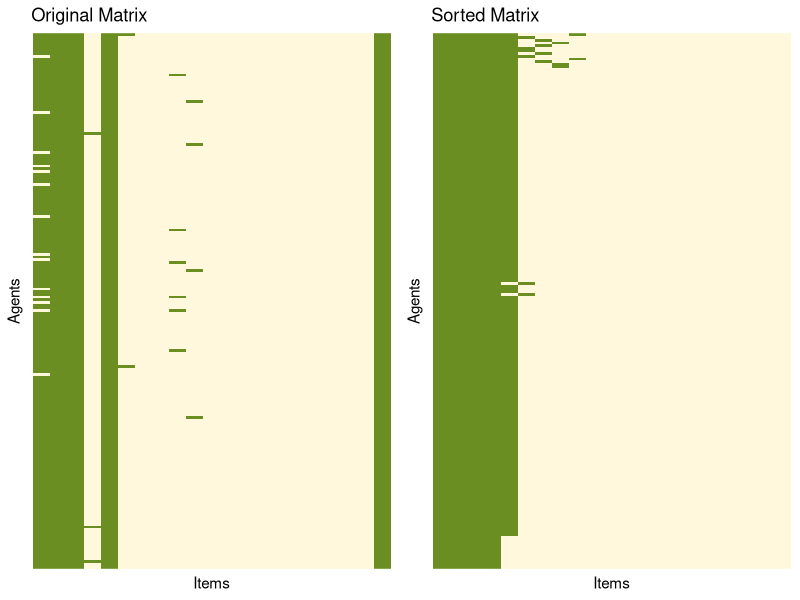
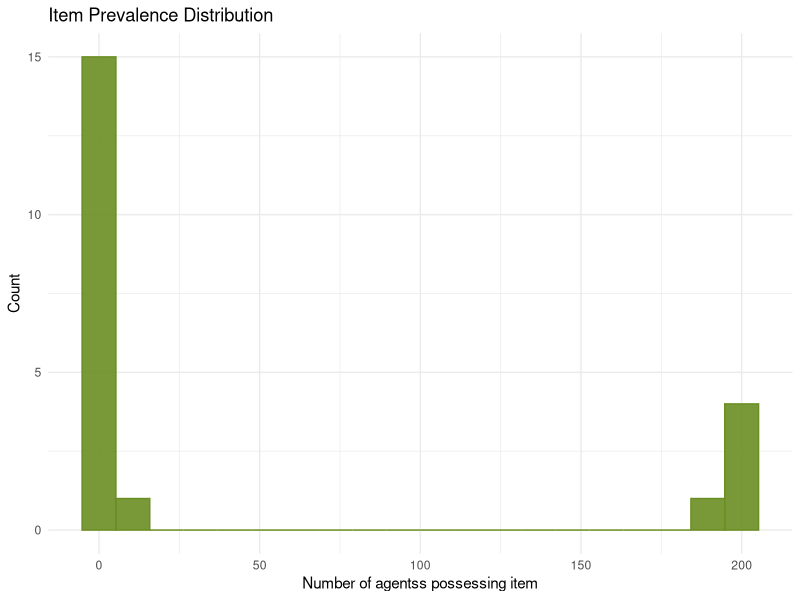
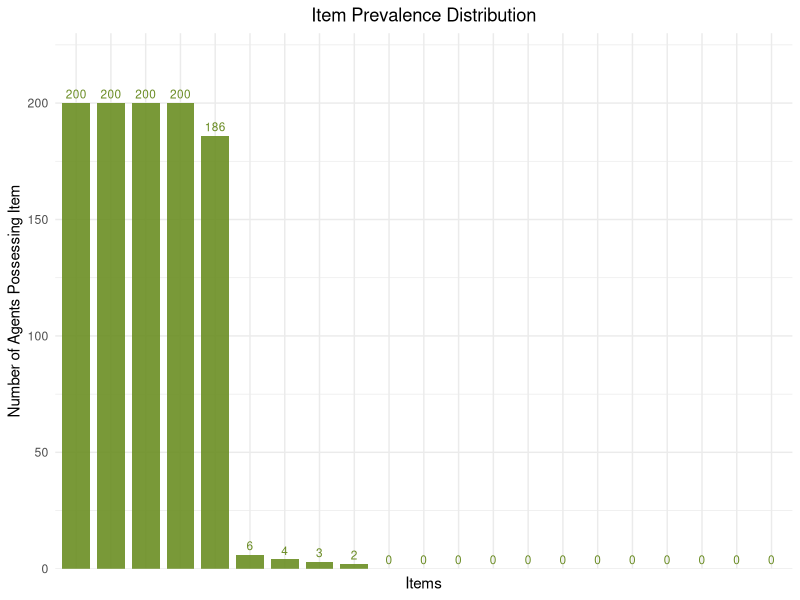
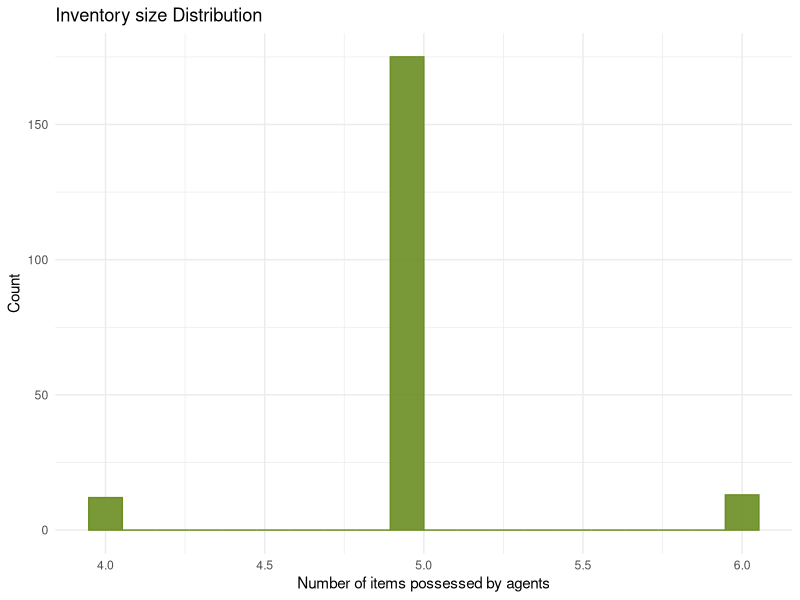
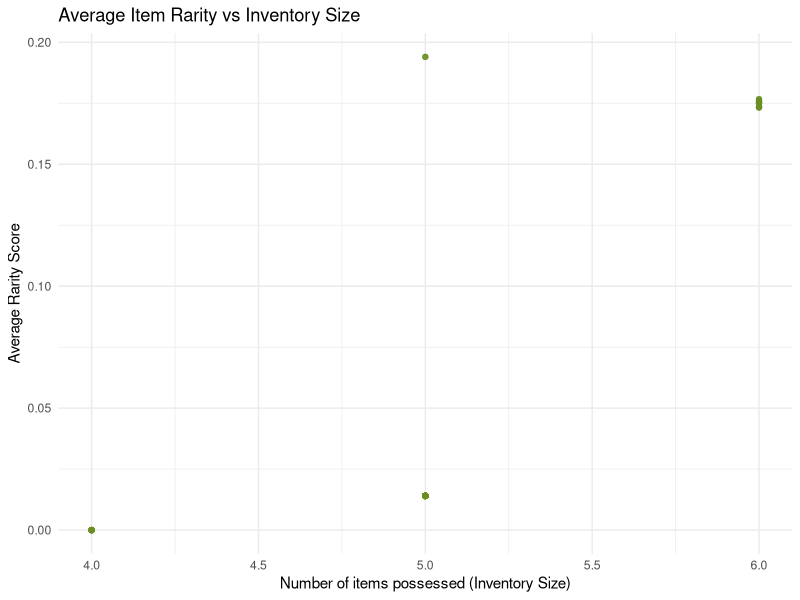
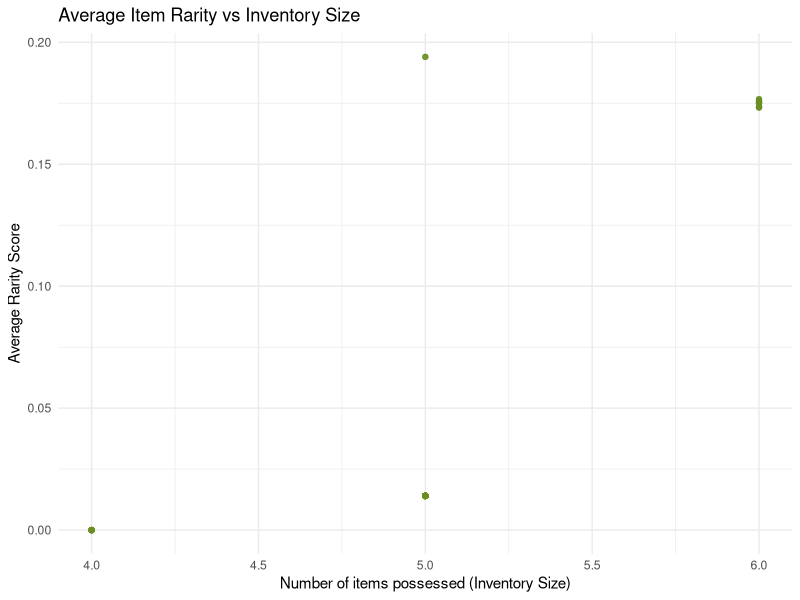
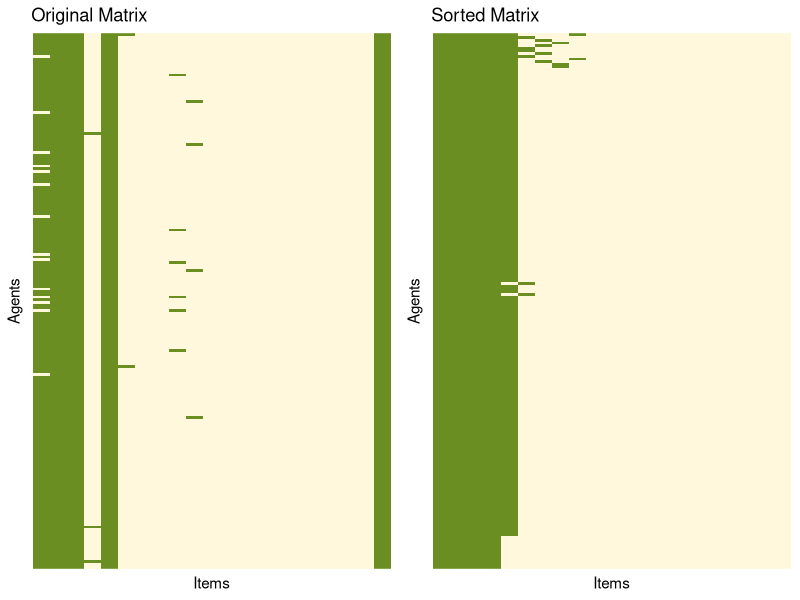
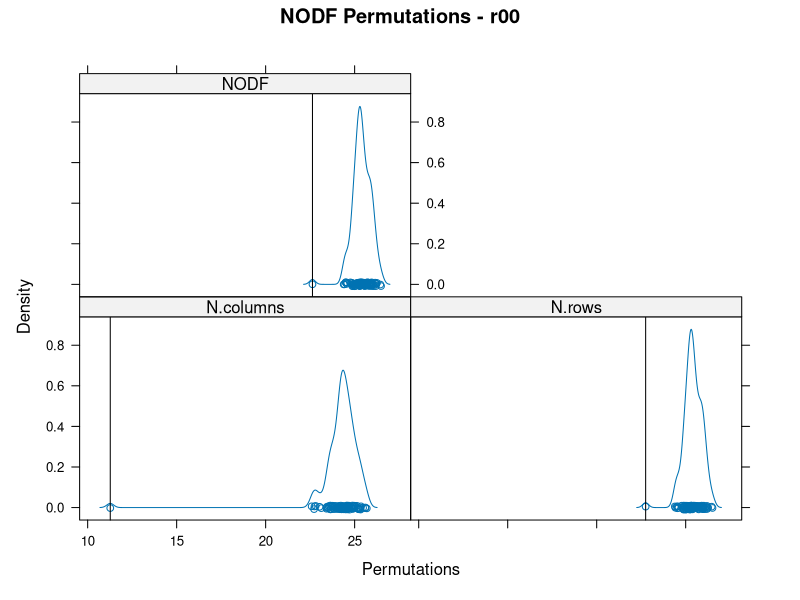

Generate these figures, in order, with R: (Note: a time limit stopped this script after it produced the figures.)

# ====== Cultural Evolution ======


## Library import ====

library(dplyr)
library(gridExtra)
library(ggplot2)
library(reshape2)

library(vegan)
library(permute)
library(lattice)


## Set parameters ====

num_agents <- 200
num_items <- 20
num_generations <- 20
burn_in <- 0 # between 0 and num_generations

transmission_rate <- 0.6 # between 0 and 1
mutation_rate <- 0.001 # between 0 and 1, has to be very low

set_quota <- FALSE
quota_mean <- 14 # between 0 and num_items

set_appeal <- FALSE # appeal_mean is now directly written in the code
set_gateway <- TRUE
gateway_threshold <- 0.5 # between 0 and 1


## Cultural evolution simulation ====

### Initialize binary matrix ----
if(set_gateway) {
  binary_matrix <- matrix(0, nrow = num_agents, ncol = num_items+1,
                        dimnames = list(paste0("agent_", 1:num_agents),
                                        c(paste0("item_", 1:num_items), "item_0")))
  binary_matrix[, "item_0"] <- 1
  
} else {
  binary_matrix <- matrix(0, nrow = num_agents, ncol = num_items,
                          dimnames = list(paste0("agent_", 1:num_agents),
                                          paste0("item_", 1:num_items)))
}

### Assign quotas if enabled ----
if(set_quota) {
  std_dev_q <- quota_mean/2
  quotas <- rnorm(num_agents, mean = quota_mean, sd = std_dev_q)
  quotas <- pmin(pmax(round(quotas), 1), num_items)
  names(quotas) <- paste0("agent_", 1:num_agents)
}

### Initialize appeal scores if enabled ----
if(set_appeal) {
  # Generate scores with normal distribution and clamp to (0,1)
  appeal_scores <- rnorm(num_items, mean = 0.5, sd = 0.2)
  appeal_scores <- pmax(pmin(appeal_scores, 0.99), 0.01)
  names(appeal_scores) <- paste0("item_", 1:num_items)
}


### Burn-in period (mutations only) ----
for(gen in 1:burn_in) {
  
  # Mutation process
  for(agent in 1:num_agents) {
    for(item in 1:num_items) {
      if (runif(1) < mutation_rate){
        if (binary_matrix[agent, item]==0){
          
          # Mutation with gateway
          if (set_gateway) {
            prev_sum <- sum(binary_matrix[agent, 1:(item-1)]) + 1
            num_prev <- item - 1
            # Apply gateway threshold
            if(num_prev == 0 || prev_sum >= (gateway_threshold * num_prev)) {
              binary_matrix[agent, item] <- 1
            }
          } else {
            binary_matrix[agent, item] <- 1
          }
        } else {
          binary_matrix[agent, item] <- 0
        } } } } }


### Main simulation loop ----
for(gen in (burn_in + 1):num_generations) {
  
  # Mutation process
  for(agent in 1:num_agents) {
    for(item in 1:num_items) {
      if (runif(1) < mutation_rate){
        if (binary_matrix[agent, item]==0){
          
          # Mutation with gateway
          if (set_gateway) {
            prev_sum <- sum(binary_matrix[agent, 1:(item-1)]) + 1
            num_prev <- item - 1
            # Apply gateway threshold
            if(prev_sum >= (gateway_threshold * num_prev)) {
              binary_matrix[agent, item] <- 1
            }
          } else {
            binary_matrix[agent, item] <- 1
          }
        } else {
          binary_matrix[agent, item] <- 0
        } } } }
  
  ### Pairwise interactions ----
  num_pairs <- ceiling(transmission_rate * num_agents^2)
  shuffled_agents <- sample(rownames(binary_matrix))
  
  for(pair in 1:floor(length(shuffled_agents)/2)) {
    agent_A <- shuffled_agents[2*pair - 1]
    agent_B <- shuffled_agents[2*pair]

    # Skip invalid pairs
    if (any(is.na(c(agent_A, agent_B)))) next
       if(identical(agent_A, agent_B)) {
         next
       }
       if (all(binary_matrix[agent_A, ] == 0) && all(binary_matrix[agent_B, ] == 0)) {
         next
       }
       if (identical(binary_matrix[agent_A, ], binary_matrix[agent_B, ])) {
         next
       }
    
    # Find unique items
    items_A <- which(binary_matrix[agent_A, ] == 1 & binary_matrix[agent_B, ] == 0)
    items_B <- which(binary_matrix[agent_B, ] == 1 & binary_matrix[agent_A, ] == 0)


    # Determine transmission direction
    if(length(items_A) > 0 && length(items_B) == 0) {
      giver <- agent_A
      receiver <- agent_B
      items_to_transmit <- items_A
    } else if(length(items_B) > 0 && length(items_A) == 0) {
      giver <- agent_B
      receiver <- agent_A
      items_to_transmit <- items_B
    } else if(length(items_A) > 0 && length(items_B) > 0) {
      if(runif(1) < 0.5) {
        giver <- agent_A
        receiver <- agent_B
        items_to_transmit <- items_A
      } else {
        giver <- agent_B
        receiver <- agent_A
        items_to_transmit <- items_B
      }
    } else {
      next
    }

    ### Perform transmission ----
    # if there is only one item 
    if (length(items_to_transmit) == 1) {
      transmitted_item <- items_to_transmit[1]
      
    # Take appeal into account if enabled
    } else if(set_appeal) {
      # Get appeal weights
      item_weights <- appeal_scores[names(items_to_transmit)]
      # Normalize weights so that it sums to 1
      item_weights <- item_weights/sum(item_weights)
      transmitted_item <- sample(items_to_transmit, 1, prob = item_weights)
    } else {
      transmitted_item <- sample(items_to_transmit, 1)
    }

    allow_transmition <- TRUE
    
    # Gateway check before transmission
    if (set_gateway) {
      allow_transmition <- FALSE
      item_index <- which(colnames(binary_matrix) == paste0("item_", transmitted_item))
      previous_sum <- sum(binary_matrix[receiver, 1:(item_index-1)]) + 1
      num_prev_items <- item_index - 1
      if(previous_sum >= (gateway_threshold * num_prev_items)) {
        allow_transmition <- TRUE }
    }

    if (allow_transmition){
      binary_matrix[receiver, transmitted_item] <- 1
    }
    
    
    ### Enforce quotas ----
    if(set_quota) {
      for(agent in c(agent_A, agent_B)) {
        current_items <- which(binary_matrix[agent, ] == 1)
        quota_limit <- quotas[[agent]]
        
        while(length(current_items) > quota_limit) {
          if(length(current_items) == 1) {  # Directly drop the only item
            dropped <- current_items[1]
          } else if(set_appeal) {
            drop_weights <- 1 - appeal_scores[names(current_items)]
            drop_weights <- drop_weights/sum(drop_weights)
            dropped <- sample(current_items, 1, prob = drop_weights)
          } else {
            dropped <- sample(current_items, 1)
          }
          binary_matrix[agent, dropped] <- 0
          current_items <- which(binary_matrix[agent, ] == 1)
        } } } }
}


## Calculate final results ####
item_prevalence <- colSums(binary_matrix)
inventory_size <- rowSums(binary_matrix)
binary_matrix_df <- as.data.frame(binary_matrix)
colnames(binary_matrix_df) <- paste0("Item_", 1:num_items)
rownames(binary_matrix_df) <- paste0("Agent_", 1:num_agents)


## Plotting Matrix ####

# Sorting function implementation
sort_matrix <- function(M, iter) {
  for(i in 1:iter) {
    M <- M[, order(colSums(M), decreasing = TRUE)]
    M <- M[order(rowSums(M)), ]
  }
  return(M)
}

# Matrix plotting function
plot_matrix <- function(matrix_data, title) {

  df <- reshape2::melt(matrix_data)
  colnames(df) <- c("Agent", "CulturalItem", "Value")  # Renamed to avoid conflict
  # Convert to factors with proper ordering
  df$Agent <- factor(df$Agent, levels = rownames(matrix_data))  # Invert levels for y-axis
  df$CulturalItem <- factor(df$CulturalItem, levels = colnames(matrix_data))
  
  # Plot with inverted y-axis
  ggplot(df, aes(x = CulturalItem, y = Agent, fill = factor(Value))) +
    geom_tile() +
    scale_fill_manual(values = c("0" = "cornsilk", "1" = "olivedrab")) +
    theme_minimal() +
    labs(title = title, x = "Items", y = "Agents") +
    theme(axis.text.x = element_blank(),
          axis.text.y = element_blank(),
          axis.ticks = element_blank(),
          panel.grid = element_blank(),
          legend.position = "none")
}

# Generate and plot matrices
ordered_matrix <- sort_matrix(binary_matrix, 50)
p1 <- plot_matrix(binary_matrix, "Original Matrix")
p2 <- plot_matrix(ordered_matrix, "Sorted Matrix")
grid.arrange(p1, p2, ncol = 2)


## Plot rarity, prevalence, frequency ####

### 1. Item Prevalence Distribution ----
prevalence_plot <- ggplot(data.frame(Prevalence = item_prevalence), 
                          aes(x = Prevalence)) +
  geom_histogram(fill = "olivedrab", color = "olivedrab",
                 alpha = 0.9, bins = 20) +
  labs(title = "Item Prevalence Distribution",
       x = "Number of agentss possessing item",
       y = "Count") +
  theme_minimal()
prevalence_plot


### 1. bis. Item prevalence ----
# Create a data frame with item IDs and their prevalence
item_data <- data.frame(
  Item = factor(1:length(item_prevalence)),  # Convert to factor for discrete axis
  Prevalence = item_prevalence)

prevalence_barplot <- ggplot(item_data, 
                             aes(x = reorder(Item, -Prevalence), 
                                 y = Prevalence)) +
  geom_bar(stat = "identity", fill = "olivedrab", 
           alpha = 0.9, width = 0.8) +
  # Add text labels at the top of bars
  geom_text(aes(label = Prevalence), vjust = -0.5, 
            color = "olivedrab4", size = 3) +
  labs(title = "Item Prevalence Distribution",
       x = "Items",
       y = "Number of Agents Possessing Item") +
  theme_minimal() +
  theme(axis.text.x = element_blank(),  # Remove x-axis text
        plot.title = element_text(hjust = 0.5)) +
  scale_y_continuous(expand = expansion(mult = c(0, 0.15)))  # Add space for top labels
prevalence_barplot


### 2. Inventory size Distribution ----
inventory_plot <- ggplot(data.frame(Inventory = inventory_size), 
                         aes(x = Inventory)) +
  geom_histogram(fill = "olivedrab", color = "olivedrab", 
                 alpha = 0.9, bins = 20) +
  labs(title = "Inventory size Distribution",
       x = "Number of items possessed by agents",
       y = "Count") +
  theme_minimal()
inventory_plot


### 3. Average Rarity vs Inventory Size ----
# Calculate item rarity (inverse of prevalence normalized)
item_rarity <- 1 - (item_prevalence/max(item_prevalence))

# Calculate agent-level metrics
agent_stats <- data.frame(
  Agent = rownames(binary_matrix),
  InventorySize = rowSums(binary_matrix),
  AvgRarity = apply(binary_matrix, 1, function(x) {
    mean(item_rarity[which(x == 1)])
  }))

# Rarity plot
rarity_plot <- ggplot(agent_stats, aes(x = InventorySize, y = AvgRarity)) +
  geom_point(color = "olivedrab", alpha = 0.7) +
  geom_smooth(method = "loess", color = "olivedrab", se = FALSE) +
  labs(title = "Average Item Rarity vs Inventory Size",
       x = "Number of items possessed (Inventory Size)",
       y = "Average Rarity Score") +
  theme_minimal()
rarity_plot

### 4. Newest plot ####
data

rarity_plot <- ggplot(agent_stats, aes(x = InventorySize, y = AvgRarity)) +
  geom_point(color = "olivedrab", alpha = 0.7) +
  geom_smooth(method = "loess", color = "olivedrab", se = FALSE) +
  labs(title = "Average Item Rarity vs Inventory Size",
       x = "Number of items possessed (Inventory Size)",
       y = "Average Rarity Score") +
  theme_minimal()
rarity_plot


### Save plots ----
# Create plot directory with timestamp
plot_dir <- paste0("plots_", format(Sys.time(), "%Y-%m-%d_%H-%M-%S"))
dir.create(plot_dir)

#Save all above plots
combined_plot <- grid.arrange(p1, p2, ncol = 2)
ggsave(file.path(plot_dir, "00_matrices.png"), 
       combined_plot, width = 12, height = 8, dpi = 300)
ggsave(file.path(plot_dir, "03_item_prevalence_bars.png"), 
       prevalence_barplot, width = 8, height = 6)
ggsave(file.path(plot_dir, "04_item_prevalence.png"), 
       prevalence_plot, width = 8, height = 6)
ggsave(file.path(plot_dir, "05_inventory_plot.png"), 
       inventory_plot, width = 8, height = 6)
ggsave(file.path(plot_dir, "06_rarity_vs_inventory.png"), 
       rarity_plot, width = 8, height = 6)


## Nestedness tests ####

### NODF ----
# r00
out_nodf_r00 <- oecosimu(binary_matrix, nestednodf, "r00", alt = "greater")
print(out_nodf_r00)
densityplot(permustats(out_nodf_r00), main = "NODF Permutations - r00")

png(file.path(plot_dir, paste0("01_NODF_r00.png")), width = 800, height = 600)
print(densityplot(permustats(out_nodf_r00), main = "NODF Permutations - r00"))
dev.off()

# r0
out_nodf_r0 <- oecosimu(binary_matrix, nestednodf, "r0", alt = "greater")
print(out_nodf_r0)
densityplot(permustats(out_nodf_r0), main = "NODF Permutations - r0")

png(file.path(plot_dir, paste0("01_NODF_r0.png")), width = 800, height = 600)
print(densityplot(permustats(out_nodf_r0), main = "NODF Permutations - r0"))
dev.off()

# r1
out_nodf_r1 <- oecosimu(binary_matrix, nestednodf, "r1", alt = "greater")
print(out_nodf_r1)
densityplot(permustats(out_nodf_r1), main = "NODF Permutations - r1")

png(file.path(plot_dir, paste0("01_NODF_r1.png")), width = 800, height = 600)
print(densityplot(permustats(out_nodf_r1), main = "NODF Permutations - r1"))
dev.off()

# c0
out_nodf_c0 <- oecosimu(binary_matrix, nestednodf, "c0", alt = "greater")
print(out_nodf_c0)
densityplot(permustats(out_nodf_c0), main = "NODF Permutations - c0")

png(file.path(plot_dir, paste0("01_NODF_c0.png")), width = 800, height = 600)
print(densityplot(permustats(out_nodf_c0), main = "NODF Permutations - c0"))
dev.off()

# swap
# sequential algorithm for binary matrices that changes 
#the matrix structure, but does not influence marginal sums 
#(Gotelli & Entsminger 2003). This inspects 2 × 2 submatrices so
#long that a swap can be done.
out_nodf_swap <- oecosimu(binary_matrix, nestednodf, "swap", alt = "greater")
print(out_nodf_swap)
densityplot(permustats(out_nodf_swap), main = "NODF Permutations - swap")

png(file.path(plot_dir, paste0("01_NODF_swap.png")), width = 800, height = 600)
print(densityplot(permustats(out_nodf_swap), main = "NODF Permutations - swap"))
dev.off()

# curveball
out_nodf_cb <- oecosimu(binary_matrix, nestednodf, "curveball", alt = "greater")
print(out_nodf_cb)
densityplot(permustats(out_nodf_cb), main = "NODF Permutations - curveball")

png(file.path(plot_dir, paste0("01_NODF_cb.png")), width = 800, height = 600)
print(densityplot(permustats(out_nodf_cb), main = "NODF Permutations - cb"))
dev.off()


### Temp ----
# r00
out_temp_r00 <- oecosimu(binary_matrix, nestedtemp, "r00", alt = "less")
print(out_temp_r00)
densityplot(permustats(out_temp_r00), main = "TEMP Permutations - r00")

png(file.path(plot_dir, paste0("02_Temp_r00.png")), width = 800, height = 600)
print(densityplot(permustats(out_temp_r00), main = "TEMP Permutations - r00"))
dev.off()

# r0
out_temp_r0 <- oecosimu(binary_matrix, nestedtemp, "r0", alt = "less")
print(out_temp_r0)
densityplot(permustats(out_temp_r0), main = "TEMP Permutations - r0")

png(file.path(plot_dir, paste0("02_Temp_r0.png")), width = 800, height = 600)
print(densityplot(permustats(out_temp_r0), main = "TEMP Permutations - r0"))
dev.off()

# r1
out_temp_r1 <- oecosimu(binary_matrix, nestedtemp, "r1", alt = "less")
print(out_temp_r1)
densityplot(permustats(out_temp_r1), main = "TEMP Permutations - r1")

png(file.path(plot_dir, paste0("02_Temp_r1.png")), width = 800, height = 600)
print(densityplot(permustats(out_temp_r1), main = "TEMP Permutations - r1"))
dev.off()

# c0
out_temp_c0 <- oecosimu(binary_matrix, nestedtemp, "c0", alt = "less")
print(out_temp_c0)
densityplot(permustats(out_temp_c0), main = "TEMP Permutations - c0")

png(file.path(plot_dir, paste0("02_Temp_c0.png")), width = 800, height = 600)
print(densityplot(permustats(out_temp_c0), main = "TEMP Permutations - c0"))
dev.off()

# swap
out_temp_swap <- oecosimu(binary_matrix, nestedtemp, "swap", alt = "less")
print(out_temp_swap)
densityplot(permustats(out_temp_swap), main = "TEMP Permutations - swap")

png(file.path(plot_dir, paste0("02_Temp_swap.png")), width = 800, height = 600)
print(densityplot(permustats(out_temp_swap), main = "TEMP Permutations - swap"))
dev.off()

# curveball
out_temp_cb <- oecosimu(binary_matrix, nestedtemp, "curveball", alt = "less")
print(out_temp_cb)
densityplot(permustats(out_temp_cb), main = "TEMP Permutations - curveball")

png(file.path(plot_dir, paste0("02_Temp_cb.png")), width = 800, height = 600)
print(densityplot(permustats(out_temp_cb), main = "TEMP Permutations - curveball"))
dev.off()
